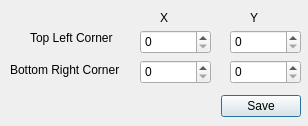
<?xml version="1.0" encoding="UTF-8"?>
<ui version="4.0">
 <class>Dialog</class>
 <widget class="QDialog" name="Dialog">
  <property name="geometry">
   <rect>
    <x>0</x>
    <y>0</y>
    <width>308</width>
    <height>126</height>
   </rect>
  </property>
  <property name="windowTitle">
   <string>ROI Selection</string>
  </property>
  <widget class="QSpinBox" name="roi_top_x">
   <property name="geometry">
    <rect>
     <x>140</x>
     <y>30</y>
     <width>71</width>
     <height>24</height>
    </rect>
   </property>
   <property name="maximum">
    <number>4096</number>
   </property>
  </widget>
  <widget class="QSpinBox" name="roi_top_y">
   <property name="geometry">
    <rect>
     <x>230</x>
     <y>30</y>
     <width>71</width>
     <height>24</height>
    </rect>
   </property>
   <property name="maximum">
    <number>4096</number>
   </property>
  </widget>
  <widget class="QSpinBox" name="roi_bottom_x">
   <property name="geometry">
    <rect>
     <x>140</x>
     <y>60</y>
     <width>71</width>
     <height>24</height>
    </rect>
   </property>
   <property name="maximum">
    <number>4096</number>
   </property>
  </widget>
  <widget class="QSpinBox" name="roi_bottom_y">
   <property name="geometry">
    <rect>
     <x>230</x>
     <y>60</y>
     <width>71</width>
     <height>24</height>
    </rect>
   </property>
   <property name="maximum">
    <number>4096</number>
   </property>
  </widget>
  <widget class="QLabel" name="roi_top_label">
   <property name="geometry">
    <rect>
     <x>30</x>
     <y>30</y>
     <width>101</width>
     <height>16</height>
    </rect>
   </property>
   <property name="text">
    <string>Top Left Corner</string>
   </property>
  </widget>
  <widget class="QLabel" name="roi_bottom_label">
   <property name="geometry">
    <rect>
     <x>10</x>
     <y>60</y>
     <width>131</width>
     <height>20</height>
    </rect>
   </property>
   <property name="text">
    <string>Bottom Right Corner</string>
   </property>
  </widget>
  <widget class="QLabel" name="roi_x_label">
   <property name="geometry">
    <rect>
     <x>160</x>
     <y>10</y>
     <width>16</width>
     <height>16</height>
    </rect>
   </property>
   <property name="text">
    <string>X</string>
   </property>
  </widget>
  <widget class="QLabel" name="roy_y_label">
   <property name="geometry">
    <rect>
     <x>250</x>
     <y>10</y>
     <width>16</width>
     <height>16</height>
    </rect>
   </property>
   <property name="text">
    <string>Y</string>
   </property>
  </widget>
  <widget class="QDialogButtonBox" name="roi_ok_button">
   <property name="geometry">
    <rect>
     <x>220</x>
     <y>90</y>
     <width>81</width>
     <height>32</height>
    </rect>
   </property>
   <property name="standardButtons">
    <set>QDialogButtonBox::Save</set>
   </property>
  </widget>
 </widget>
 <resources/>
 <connections/>
</ui>
